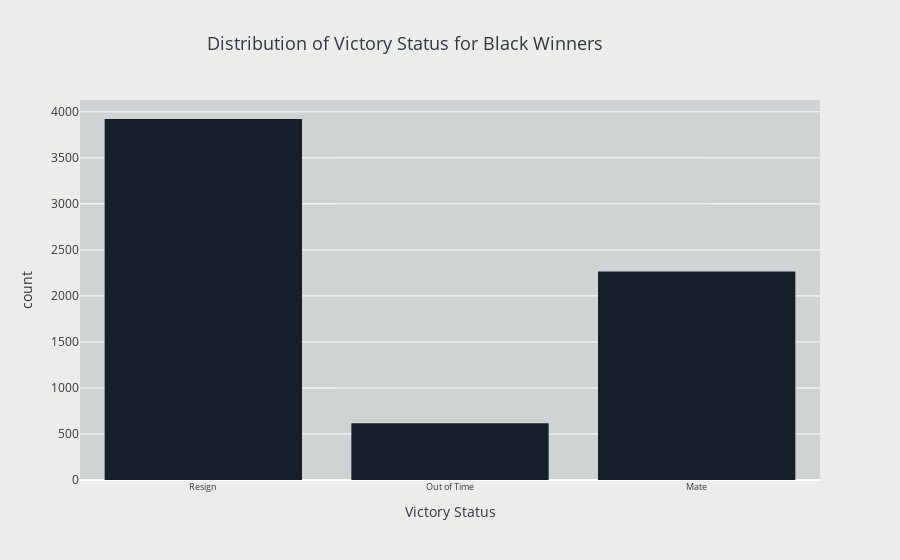
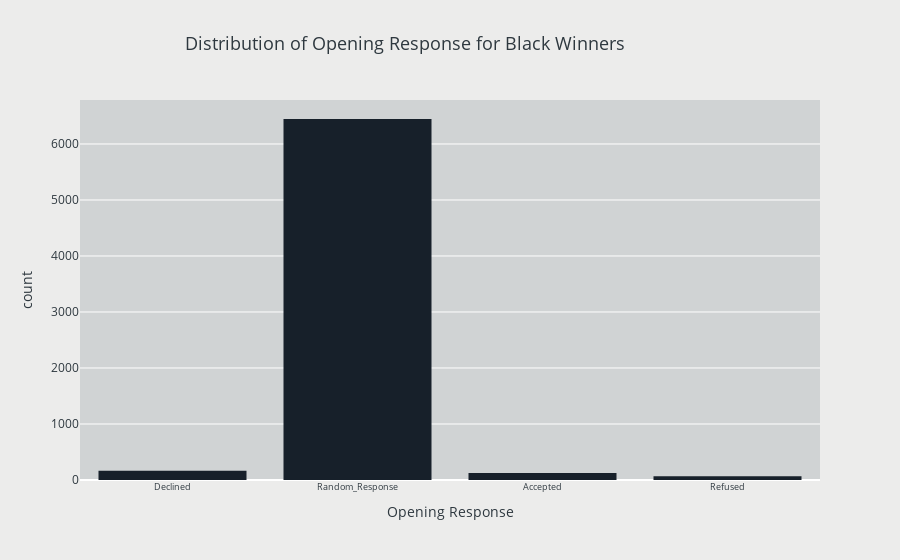

Source (notebook cell) for these figures, in order:
### Code cell
sns.set_style("whitegrid")

# Distribution of victory status for black winners
fig = px.histogram(black_winners, x="victory_status", color_discrete_sequence=["#17202A"], barmode="group",
                   title="Distribution of Victory Status for Black Winners",
                   labels={"victory_status": "Victory Status", "count": "Count"})
fig.update_layout(
    title_font_color="#2E383F", paper_bgcolor="#ECECEB", title_font_size=18, title_x=0.45, font_color="#2E383F",
    plot_bgcolor="#D0D3D4")
fig.update_xaxes(tickfont_size=9)
fig.show()

# Distribution of opening response for black winners
fig = px.histogram(black_winners, x="opening_response", color_discrete_sequence=["#17202A"], barmode="group",
                   title="Distribution of Opening Response for Black Winners",
                   labels={"opening_response": "Opening Response", "count": "Count"})
fig.update_layout(
    title_font_color="#2E383F", paper_bgcolor="#ECECEB", title_font_size=18, title_x=0.45, font_color="#2E383F",
    plot_bgcolor="#D0D3D4")
fig.update_xaxes(tickfont_size=9)
fig.show()

### Figure 1 — Plotly figure (JSON) as saved in the notebook; plotly's stock layout.template omitted (floating-point values rounded to 4 significant figures; data arrays with more than 128 entries replaced by an {"elided": "..."} marker saying what was removed)
{"data": [{"alignmentgroup": "True", "bingroup": "x", "hovertemplate": "Victory Status=%{x}<br>count=%{y}<extra></extra>", "legendgroup": "", "marker": {"color": "#17202A", "pattern": {"shape": ""}}, "name": "", "offsetgroup": "", "orientation": "v", "showlegend": false, "type": "histogram", "x": {"elided": "6805 str values"}, "xaxis": "x", "yaxis": "y"}], "layout": {"barmode": "group", "font": {"color": "#2E383F"}, "legend": {"tracegroupgap": 0}, "paper_bgcolor": "#ECECEB", "plot_bgcolor": "#D0D3D4", "title": {"font": {"color": "#2E383F", "size": 18}, "text": "Distribution of Victory Status for Black Winners", "x": 0.45}, "xaxis": {"anchor": "y", "domain": [0, 1], "tickfont": {"size": 9}, "title": {"text": "Victory Status"}}, "yaxis": {"anchor": "x", "domain": [0, 1], "title": {"text": "count"}}}}

### Figure 2 — Plotly figure (JSON) as saved in the notebook; plotly's stock layout.template omitted (floating-point values rounded to 4 significant figures; data arrays with more than 128 entries replaced by an {"elided": "..."} marker saying what was removed)
{"data": [{"alignmentgroup": "True", "bingroup": "x", "hovertemplate": "Opening Response=%{x}<br>count=%{y}<extra></extra>", "legendgroup": "", "marker": {"color": "#17202A", "pattern": {"shape": ""}}, "name": "", "offsetgroup": "", "orientation": "v", "showlegend": false, "type": "histogram", "x": {"elided": "6805 str values"}, "xaxis": "x", "yaxis": "y"}], "layout": {"barmode": "group", "font": {"color": "#2E383F"}, "legend": {"tracegroupgap": 0}, "paper_bgcolor": "#ECECEB", "plot_bgcolor": "#D0D3D4", "title": {"font": {"color": "#2E383F", "size": 18}, "text": "Distribution of Opening Response for Black Winners", "x": 0.45}, "xaxis": {"anchor": "y", "domain": [0, 1], "tickfont": {"size": 9}, "title": {"text": "Opening Response"}}, "yaxis": {"anchor": "x", "domain": [0, 1], "title": {"text": "count"}}}}
